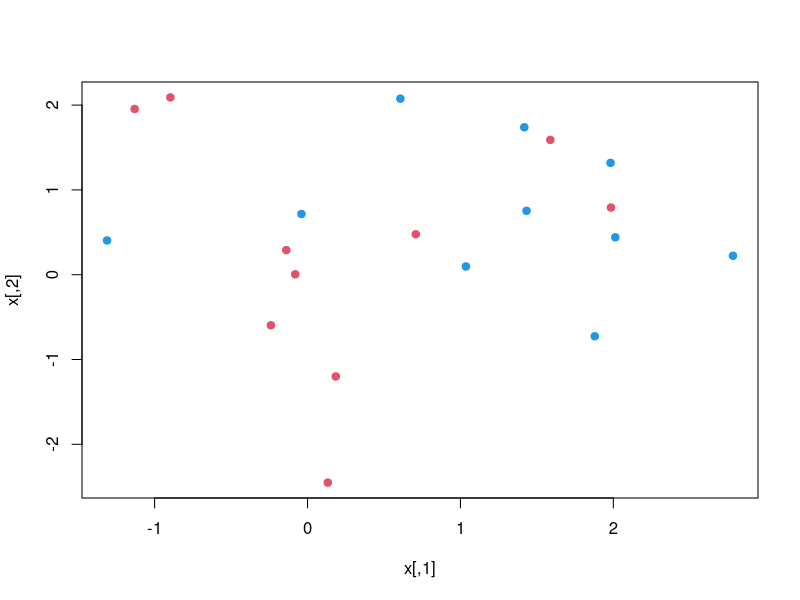
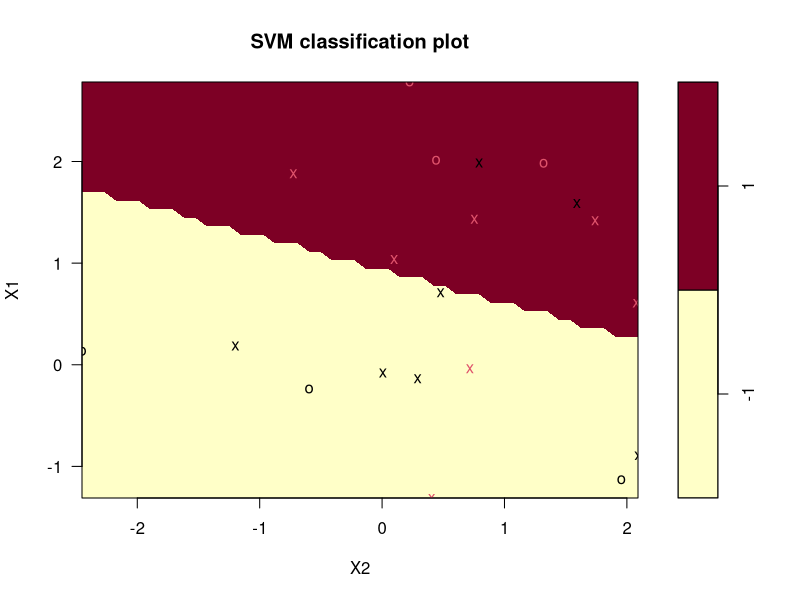
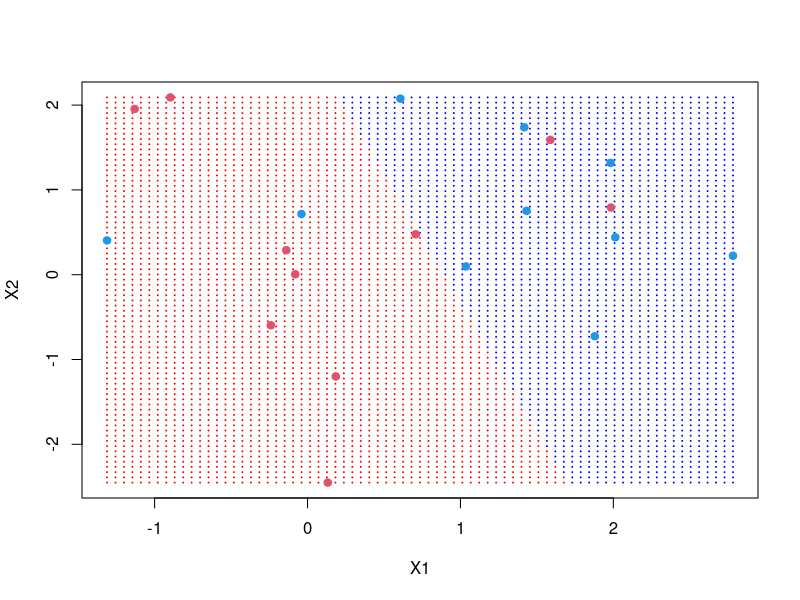

These figures' R source, in order:
# Call Libraries
require(e1071)

# Create Random Data
set.seed(2)
x <- matrix(rnorm(40), 20, 2)
y <- rep(c(-1, 1), c(10, 10))
x[y == 1,] <- x[y == 1,] +1
plot(x,col=y+3,pch=19)

# Create Data Frame and Run SVM
dat <- data.frame(x,y=as.factor(y))
svmfit <- svm(y~.,data = dat,kernel="linear",cost=10,scale=F)
print(svmfit)
plot(svmfit,dat) #This is so unbelievably ugly

# Create Grid
make.grid <- function(x,n=75){
  grange=apply(x,2,range)
  x1=seq(from=grange[1,1],to=grange[2,1],length.out =n)
  x2=seq(from=grange[1,2],to=grange[2,2],length.out =n)
  expand.grid(X1=x1,X2=x2)
}
xgrid <- make.grid(x)

# Plot data on new Grid
ygrid <- predict(svmfit,xgrid)
plot(xgrid,col=c("red","blue")[as.numeric(ygrid)],pch=20,cex=.2)
points(x,col=y+3,pch=19)
         
